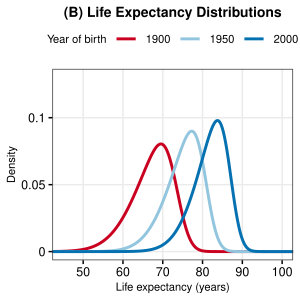

Source code (R):
# Skew-normal life expectancy 
library(sn)
library(ggplot2)
library(RColorBrewer)
library(dplyr)
library(scales)

get_xi_for_mean <- function(mean_desired, omega, alpha) {
  delta <- alpha / sqrt(1 + alpha^2)
  xi <- mean_desired - omega * sqrt(2/pi) * delta
  return(xi)
}

get_omega <- function(life_expectancy, max_age = 100, k = 5.5) {
  return(k * (max_age / life_expectancy))
}

# Link to data for mean life expectancy based on birth year
life_expectancy = read.table("../../data/life_expectancy_at_fifteen/OWID_life_expectancy_Netherlands_1835_2085.txt", header=T)

# Parameters
years_keep <- c(1900, 1950, 2000)

le_sel <- life_expectancy %>%
  filter(year_of_birth %in% years_keep) %>%
  arrange(match(year_of_birth, years_keep))

life_expectancy <- le_sel$life_expectancy
year_labels <- as.character(le_sel$year_of_birth)

max_age <- 100
k <- 5.5
alpha <- -3
x <- seq(30, 110, length.out = 500)

# Create data with CORRECT numeric life_exp
plot_data <- data.frame()
# First three colours from the four-colour ColorBrewer RdBu palette
colors <- RColorBrewer::brewer.pal(4, "RdBu")[c(1, 3, 4)]

for (i in seq_along(life_expectancy)) {
  omega_i <- get_omega(life_expectancy[i], max_age, k)
  xi_i <- get_xi_for_mean(life_expectancy[i], omega_i, alpha)
  y <- dsn(x, xi = xi_i, omega = omega_i, alpha = alpha)
  
  plot_data <- rbind(plot_data, data.frame(
    age = x,
    density = y,
    life_exp = factor(life_expectancy[i], levels = life_expectancy,  # ← Make factor
                      labels = paste("Mean =", life_expectancy[i]))
  ))
}

p <- ggplot(plot_data, aes(x = age, y = density, color = life_exp)) +
  geom_line(size = 1) +
  scale_color_manual(values = colors, 
                     name = "Year of birth",
                     labels = year_labels) +
  labs(title = "(B) Life Expectancy Distributions",
      x = "Life expectancy (years)", y = "Density") +
  scale_x_continuous(breaks = seq(40, 100, 10)) +
  scale_y_continuous(
    breaks = c(0, 0.05, 0.10),
    labels = c("0", "0.05", "0.1")
  ) +
  coord_cartesian(xlim = c(45, 100), ylim = c(0, 0.13)) +
  theme_bw() +
  theme(
    legend.position = "top",
    plot.title = element_text(size = 10, hjust = 0.5, margin = margin(b = 5), face = "bold"),
    axis.title = element_text(size = 8),
    legend.title = element_text(size = 8),
    legend.text = element_text(size = 8),
    legend.margin = margin(b = 2),
    axis.text.x = element_text(color = "black"),
    axis.text.y = element_text(color = "black"),
    axis.ticks = element_line(color = "black"),
    plot.margin = unit(c(5,5,5,5), "pt"),
    panel.grid.minor = element_blank()
  )

ggsave("life_exp_distr.pdf", p, width = 3, height = 3, units = "in", dpi = 600)

cat("✓ life_exp_distr.pdf - FIXED legend shows correct 60/75/90 years ✓\n")
